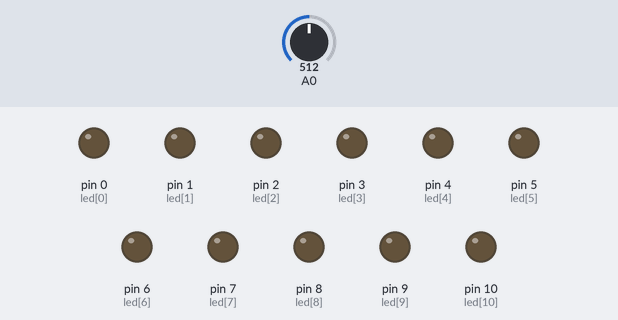
Recording of a sketch running on a simulated Arduino Uno, built with avr-gcc and run on an emulated ATmega328P. Parts: output pins drawn as LEDs (lit = HIGH). The inputs (shaded band) are chosen by the test bench; at power-on: A0 = 512.

Above: at 1.2 s.
1.3 s: A0 set to 156
2.8 s: A0 set to 136
At 4.0 s:
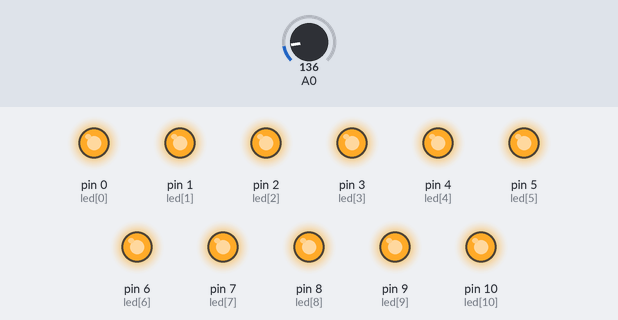
4.3 s: A0 set to 122
At 5.4 s:
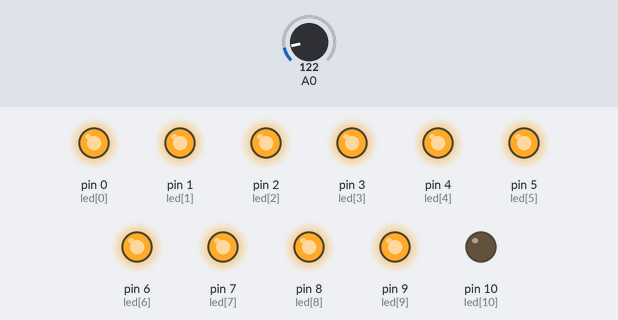
5.8 s: A0 set to 0
At 6.1 s:
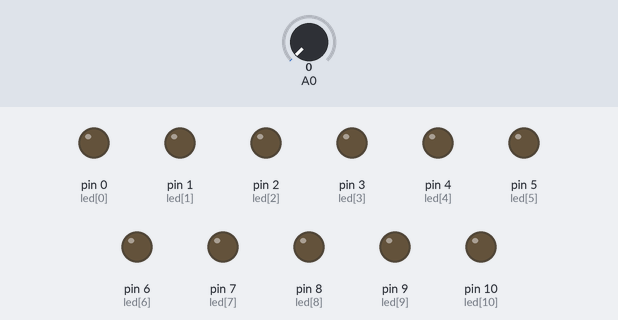
7.3 s: A0 set to 10
8.8 s: A0 set to 13
At 9.6 s:
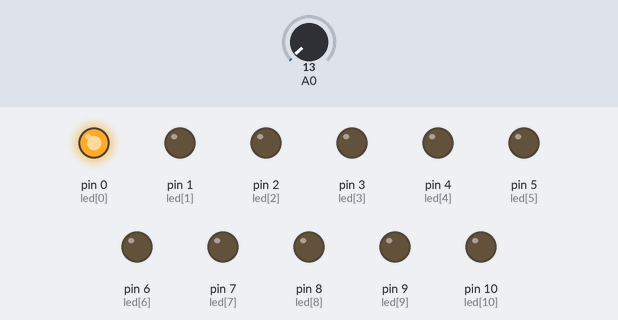
Timing chart, 0 to 11.3 s (numbered marks = the images above; inputs shaded):
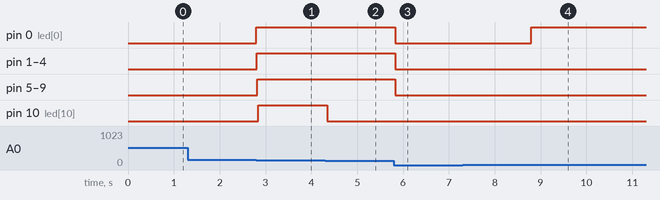

Measured:
- the behaviour switches between 144 and 143 on A0 (found by bisection; images 0 and 1)
- the behaviour switches between 11 and 12 on A0 (found by bisection; images 3 and 4)
- after the input at 1.3 s, every drawn part: stays the same
- after the input at 2.8 s, pin 0 (led[0]), pin 1 (led[1]), pin 2 (led[2]), pin 3 (led[3]), pin 4 (led[4]), pin 5 (led[5]), pin 6 (led[6]), pin 7 (led[7]), pin 8 (led[8]), pin 9 (led[9]), pin 10 (led[10]): LOW → HIGH at once
- after the input at 4.3 s, pin 10 (led[10]): HIGH → LOW at once
- after the input at 5.8 s, pin 0 (led[0]), pin 1 (led[1]), pin 2 (led[2]), pin 3 (led[3]), pin 4 (led[4]), pin 5 (led[5]), pin 6 (led[6]), pin 7 (led[7]), pin 8 (led[8]), pin 9 (led[9]): HIGH → LOW at once
- after the input at 7.3 s, every drawn part: stays the same
- after the input at 8.8 s, pin 0 (led[0]): LOW → HIGH at once

The sketch:

vu_meter.ino
```cpp
int led[11] = {0, 1, 2, 3, 4, 5, 6, 7, 8, 9, 10};
int input, i;
void setup()
{
  for (i = 0; i < 11; i++)
    pinMode(led[i], OUTPUT);
  //Serial.begin(9600);
}
void loop()
{
  input = analogRead(A0);
  //Serial.println(s);
  input = input / 12;      //By changing the denomintor the sensitivity can be changed
  if (input < 12)
  {
    if (input == 0)
    {
      for (i = 0; i < 11; i++)
      {
        digitalWrite(led[i], LOW);
      }
    }
    else
    {
      for (i = 0; i < input; i++)
      {
        digitalWrite(led[i], HIGH);
        delay(4);
      }
      for (i = i; i < 11; i++)
      {
        digitalWrite(led[i], LOW);
      }
    }
  }
}
```
